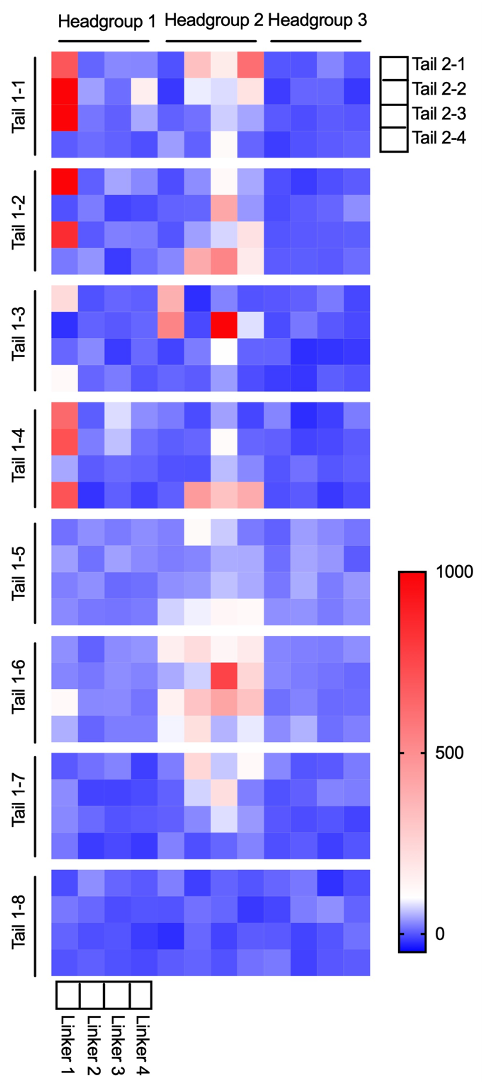
#> input picture chemprop-master/Data/Multitask_data/All_datasets/IR_BL_AG_4CR/Raw data/384 screen image/384_screen_image.png, 483 x 1083 px
$ python Extract_from_heatmap.py
#> lines starting #> are read from the running program, lines starting #| are printed output that depends on the picture
from PIL import Image
import numpy as np
import pandas as pd

image = Image.open('384_screen_image.png')
#> image is the input picture: PIL image 483x1083 RGBA; mean R, G, B, A 182.6, 175.8, 241, 252.9
pix = image.load()
# print(image.size)
# print(pix[64,64])

key_x = 411
key_top = 574
key_bot = 935
value_top = 1000.0
value_bot = 0.0

color_to_lum_dict = {}
for y in range(key_top, key_bot):
	scale = 1.0 - (y-key_top)/(key_bot-key_top)
	# print(scale)
	lum_value = value_bot + (value_top-value_bot)*scale
	color_to_lum_dict[pix[key_x,y]] = lum_value
	# print(lum_value)


# print(color_to_lum_dict[(251,5,10,255)])
hmp_colors = [pix[key_x,y] for y in range(key_top, key_bot)]
#> hmp_colors = 361 items, first 6: (253, 3, 9, 255), (251, 5, 10, 255), (251, 5, 10, 255), (250, 5, 10, 255), (251, 7, 11, 255), (252, 7, 12, 255)

def value_from_color(color, ctol_dict):
	min_dist = -1
	min_key = None
	for k in ctol_dict.keys():
		dist = np.linalg.norm(np.array(color) - np.array(k))
		if min_dist < -0.5 or dist<min_dist:
			min_key = k
			min_dist = dist
	return ctol_dict[min_key]


def get_matrix_data(start_pixel, length, height, values_wide, values_high):
	to_return = [[0 for v in range(values_wide)] for v in range(values_high)]
	end_pixel = [start_pixel[0]+length, start_pixel[1]+height]
	# print(end_pixel)
	width_per_point = float(end_pixel[0]-start_pixel[0])/values_wide
	height_per_point = float(end_pixel[1] - start_pixel[1])/values_high
	# print(width_per_point)
	# print(height_per_point)
	for down in range(values_high):
		for right in range(values_wide):
			color_x = start_pixel[0]+width_per_point*(right+0.5)
			color_y = start_pixel[1]+height_per_point*(down+0.5)
			# print(color_x,', ', color_y)
			color = pix[color_x, color_y]
			for i in range(-2,2):
				for j in range(-2,2):
					pix[color_x+i, color_y+j] = (0,0,0,255)
			to_return[down][right] = value_from_color(color, color_to_lum_dict)
	return to_return

submatrix_length = 370-51
submatrix_height = 157-51

submatrix_intervals = 168-51

all_vals = []
for i in range(8):
	vals = get_matrix_data([51,51+i*submatrix_intervals], submatrix_length, submatrix_height, 12,4)
	all_vals = all_vals + vals

# vals = get_matrix_data([51,51],submatrix_length, submatrix_height,12,4)
image.save('384_screen_image_with_dots.png',format = 'png')
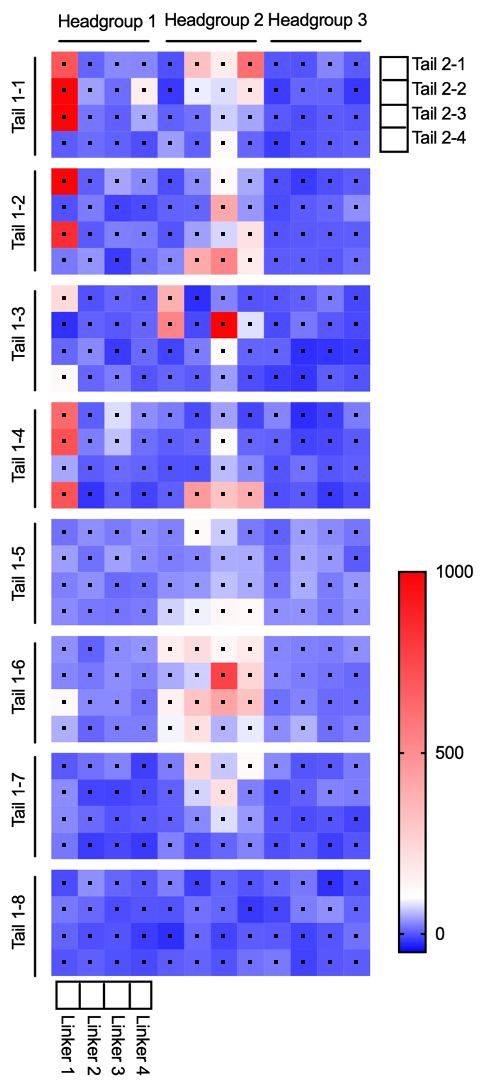
#> saved as 384_screen_image_with_dots.png: PIL image 483x1083 RGBA; mean R, G, B, A 181.1, 174.4, 238.2, 252.9; transparent parts drawn white
# [4 lines of commented-out code are left out]
df = pd.DataFrame(all_vals)
df.to_csv('lum_values.csv')

$ run again, with chemprop-master/Data/Multitask_data/All_datasets/IR_BL_AG_4CR/Raw data/384 screen image/3cr_sting_screen.png copied over chemprop-master/Data/Multitask_data/All_datasets/IR_BL_AG_4CR/Raw data/384 screen image/384_screen_image.png
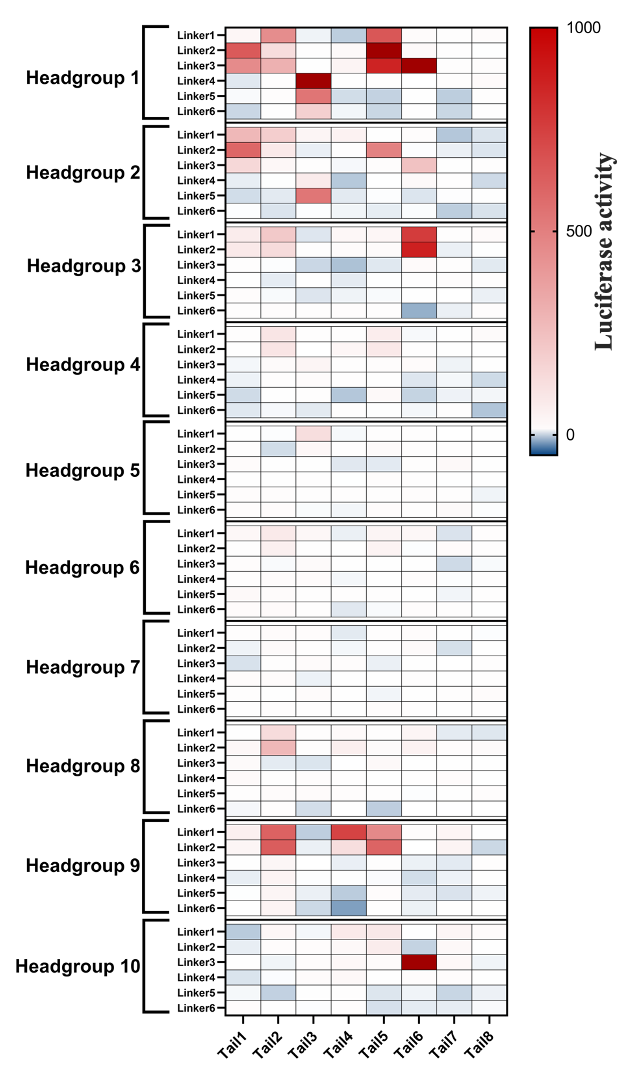
#> input picture chemprop-master/Data/Multitask_data/All_datasets/IR_BL_AG_4CR/Raw data/384 screen image/3cr_sting_screen.png, 633 x 1075 px
#> image is the input picture: PIL image 633x1075 RGBA; mean R, G, B, A 225.5, 222, 222.8, 247.1
#> hmp_colors = 361 items, first 6: (254, 252, 252, 255), (254, 252, 252, 255), (254, 252, 252, 255), (254, 252, 252, 255), (254, 252, 252, 255), (254, 252, 252, 255)
#> `image.save('384_screen_image_with_dots.png',format = 'png')`:
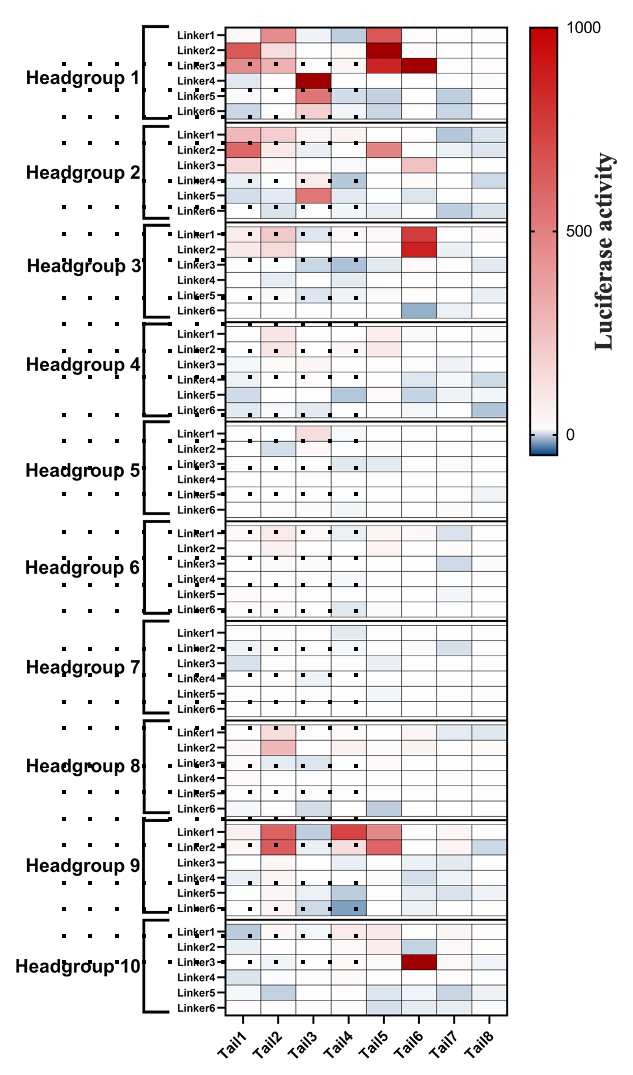
#> saved as 384_screen_image_with_dots.png: PIL image 633x1075 RGBA; mean R, G, B, A 223.6, 220.1, 220.9, 247.1; transparent parts drawn white
